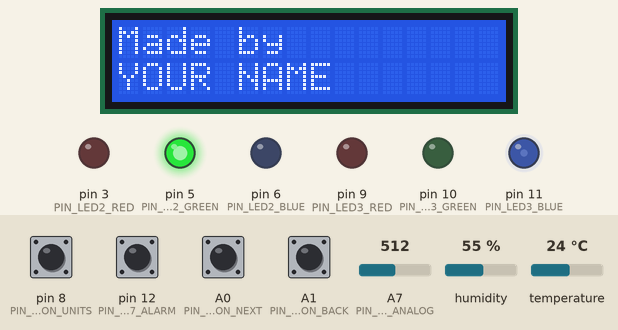
Bench run of a sketch on a simulated Arduino Nano, built with avr-gcc and run on an emulated ATmega328P. On the bench: 16×2 character LCD, output pins drawn as LEDs (lit = HIGH). The test bench sets the inputs (shaded band); at power-on: A0 (PIN_BUTTON_NEXT), A1 (PIN_BUTTON_BACK), pin 8 (PIN_BUTTON_UNITS), pin 12 (PIN_MQ7_ALARM) HIGH, A7 (PIN_MQ7_ANALOG) = 512, humidity 55 %, temperature 24 °C. What the sketch prints to the serial monitor is not drawn.

Above: at 4.6 s.
4.7 s: A0 (PIN_BUTTON_NEXT) pulled LOW for 0.15 s
At 5.9 s:
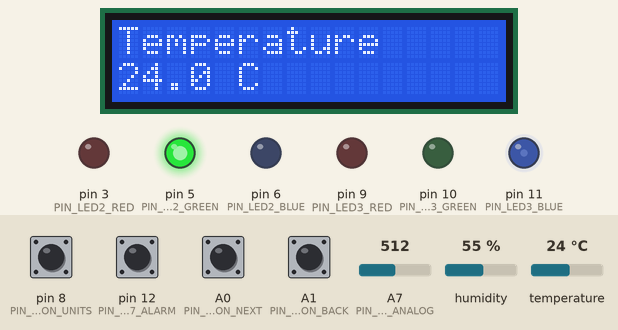
6.3 s: pin 8 (PIN_BUTTON_UNITS) pulled LOW for 0.15 s
At 7.1 s:
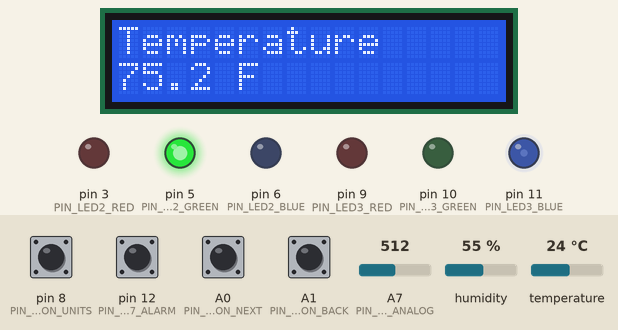
7.9 s: A0 (PIN_BUTTON_NEXT) pulled LOW for 1 s
At 8.4 s:
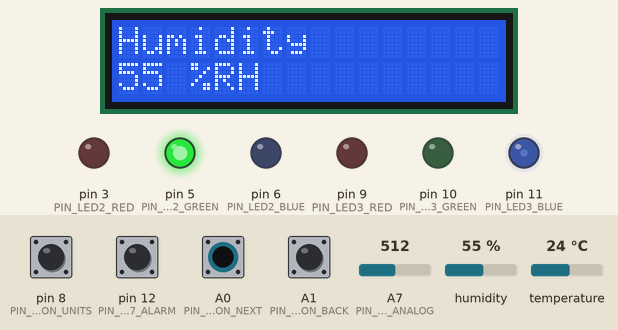
10.4 s: A0 (PIN_BUTTON_NEXT) pulled LOW for 0.15 s
At 11.4 s:
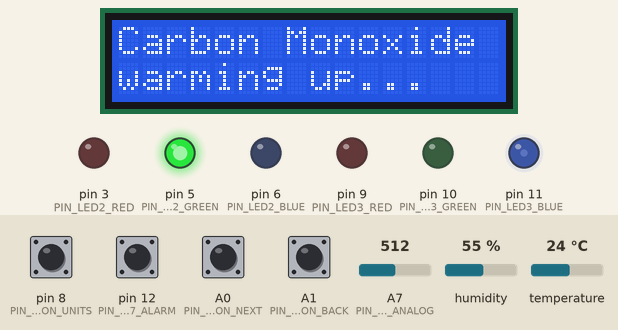
19.6 s: A7 (PIN_MQ7_ANALOG) set to 609
At 22.3 s:
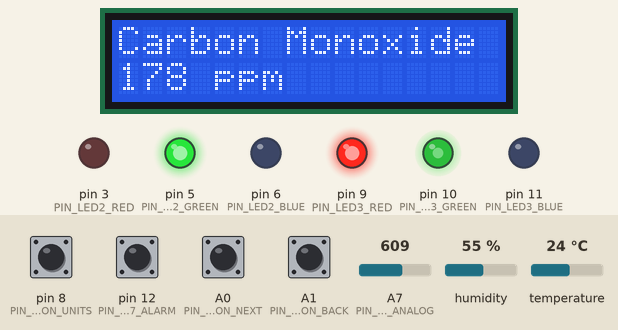
23.0 s: A7 (PIN_MQ7_ANALOG) set to 642
At 24.7 s:
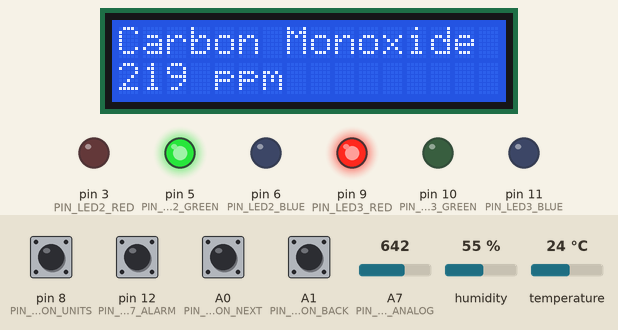
Timing chart, 0 to 26.0 s (numbered marks = the images above; inputs shaded):
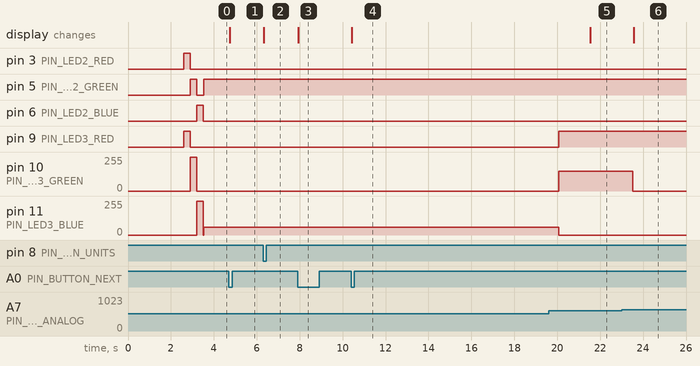

The sketch:

CubeSat.ino
```cpp
/*
  =====================================================================
  CubeSat Payload Computer  -  CAMP v2 board
  =====================================================================
  Hardware : Arduino Nano + I2C LCD + DHT11 + MQ-7 + 2 RGB LEDs + 3 buttons
  Board    : campv2.kicad_sch  (pin numbers below were read off the PCB)

  WHAT IT DOES
  ------------
  The LCD shows one "screen" at a time. Press the NEXT button to walk
  through them:

        NAME  ->  TEMPERATURE  ->  HUMIDITY  ->  CARBON MONOXIDE
          ^                                            |
          |____________________________________________|

  The two RGB LEDs are status lights, like on a real satellite:
        LED2 = how warm it is      LED3 = how much CO is in the air

  ---------------------------------------------------------------------
  PIN MAP  (taken from the schematic - do not change these)
  ---------------------------------------------------------------------
    A0  button 1        A4  LCD SDA        D2   DHT11 data
    A1  button 2        A5  LCD SCL        D12  MQ-7 digital alarm
    D8  button 3        A7  MQ-7 analog

    LED2  red D3   green D5    blue D6
    LED3  red D9   green D10   blue D11
    (all six are PWM pins, so the LEDs can fade, not just blink)

  ---------------------------------------------------------------------
  LIBRARIES TO INSTALL  (Arduino IDE -> Tools -> Manage Libraries...)
  ---------------------------------------------------------------------
    1. "LiquidCrystal I2C"        by Frank de Brabander
    2. "DHT sensor library"       by Adafruit
    3. "Adafruit Unified Sensor"  by Adafruit   (comes with #2)

  Board settings:  Tools -> Board -> Arduino Nano
                   Tools -> Processor -> ATmega328P (Old Bootloader)
                            ...try "Old Bootloader" if uploading fails.
  =====================================================================
*/

#include <Wire.h>               // lets the Arduino talk on the I2C bus
#include <LiquidCrystal_I2C.h>  // controls the LCD over I2C
#include <DHT.h>                // reads the DHT11 temperature/humidity sensor


/* =====================================================================
   PART 1 - SETTINGS YOU ARE MEANT TO CHANGE
   =====================================================================
   Everything in this block is safe to edit. Everything below it is
   wiring, so leave that alone.
   ===================================================================== */

// Put your own name here. This is what the LCD shows when it starts up.
const char STUDENT_NAME[] = "YOUR NAME";

// Most I2C LCD modules are 0x27. If your screen stays blank or shows
// only white boxes, change this to 0x3F.
const byte LCD_ADDRESS = 0x27;
const byte LCD_COLUMNS = 16;
const byte LCD_ROWS    = 2;

// The RGB LEDs share one "common" leg, and jumper J5 on the board decides
// whether that leg goes to GND or to +5V.
//     J5 jumper on the GND side (pins 1-2) -> COMMON_ANODE = false
//     J5 jumper on the +5V side (pins 2-3) -> COMMON_ANODE = true
// If your colours come out backwards (red when it should be off), flip this.
const bool COMMON_ANODE = false;

// Show temperature in Fahrenheit instead of Celsius?
// Button 3 flips this while the program is running.
bool useFahrenheit = false;

// Temperature limits for the LED2 status light, in degrees Celsius.
const float TEMP_COLD_C = 18.0;   // below this -> blue
const float TEMP_HOT_C  = 28.0;   // above this -> red

// Carbon monoxide limits for the LED3 status light, in ppm
// (ppm = "parts per million"). Roughly: 35 ppm is the workplace limit
// for 8 hours, 200 ppm gives you a headache.
const float CO_WARNING_PPM = 35.0;
const float CO_DANGER_PPM  = 200.0;

// The MQ-7 sensor has to heat up before its numbers mean anything.
// The screen says "warming up" until this many milliseconds have passed.
const unsigned long MQ7_WARMUP_MS = 20000UL;   // 20 seconds

// MQ-7 calibration. R0 is the sensor's resistance in clean air, in kilo-ohms.
// Every sensor is slightly different. To find yours, set CALIBRATE_MODE to
// true, upload, open the Serial Monitor at 9600, leave the board in fresh
// air for a few minutes, then copy the printed number into MQ7_R0.
const bool  CALIBRATE_MODE = false;
const float MQ7_R0         = 10.0;


/* =====================================================================
   PART 2 - THE WIRING  (these match the PCB, don't edit them)
   ===================================================================== */

const byte PIN_BUTTON_NEXT  = A0;   // SW1
const byte PIN_BUTTON_BACK  = A1;   // SW2
const byte PIN_BUTTON_UNITS = 8;    // SW3

const byte PIN_DHT11 = 2;           // J2 pin 2

const byte PIN_MQ7_ANALOG = A7;     // J4 pin 1 - the actual gas reading
const byte PIN_MQ7_ALARM  = 12;     // J4 pin 2 - module's own alarm output

const byte PIN_LED2_RED   = 3;      // "temperature" light
const byte PIN_LED2_GREEN = 5;
const byte PIN_LED2_BLUE  = 6;

const byte PIN_LED3_RED   = 9;      // "air quality" light
const byte PIN_LED3_GREEN = 10;
const byte PIN_LED3_BLUE  = 11;

// The MQ-7 module has a 10k resistor on it that we measure against.
const float MQ7_LOAD_RESISTOR = 10.0;   // kilo-ohms

// These two numbers come from the graph in the MQ-7 datasheet. They turn
// a resistance ratio into a CO reading in ppm.
const float MQ7_CURVE_A = 99.042;
const float MQ7_CURVE_B = -1.518;


/* =====================================================================
   PART 3 - THE PARTS, AS OBJECTS
   ===================================================================== */

LiquidCrystal_I2C lcd(LCD_ADDRESS, LCD_COLUMNS, LCD_ROWS);
DHT dht(PIN_DHT11, DHT11);


/* =====================================================================
   PART 4 - MEMORY: what the program needs to remember
   ===================================================================== */

// The list of screens. SCREEN_COUNT is not a real screen - it is just
// the Arduino counting them for us, which makes the wrap-around easy.
enum Screen {
  SCREEN_NAME,
  SCREEN_TEMPERATURE,
  SCREEN_HUMIDITY,
  SCREEN_CARBON_MONOXIDE,
  SCREEN_COUNT
};

byte currentScreen = SCREEN_NAME;   // which screen we are looking at now
bool screenChanged = true;          // true = the LCD needs redrawing

// The newest sensor readings live here so every part of the program
// can use the same numbers.
float temperatureC = 0.0;
float humidity     = 0.0;
float coPPM        = 0.0;
bool  sensorsOK    = false;         // false if the DHT11 did not answer
bool  gasAlarm     = false;         // true if the MQ-7 module's alarm tripped

// Timers. We never use delay() in the main loop, because delay() would
// freeze the buttons. Instead we remember "when did I last do this?".
unsigned long lastSensorRead = 0;
unsigned long lastSerialSend = 0;
unsigned long bootTime       = 0;

const unsigned long SENSOR_INTERVAL_MS = 2000;  // DHT11 is slow, 2s minimum
const unsigned long SERIAL_INTERVAL_MS = 1000;

// Button bookkeeping. Three buttons, so three of everything.
const byte BUTTON_COUNT = 3;
const byte buttonPins[BUTTON_COUNT] = {
  PIN_BUTTON_NEXT, PIN_BUTTON_BACK, PIN_BUTTON_UNITS
};
bool          buttonWasDown[BUTTON_COUNT]   = { false, false, false };
unsigned long buttonLastChange[BUTTON_COUNT] = { 0, 0, 0 };

// A button's metal contacts bounce for a few milliseconds when pressed,
// which the Arduino would read as many presses. We ignore anything that
// happens within this window. This is called "debouncing".
const unsigned long DEBOUNCE_MS = 40;


/* =====================================================================
   PART 5 - SETUP: runs once, when the board powers on
   ===================================================================== */

void setup() {
  Serial.begin(9600);
  Serial.println(F("CubeSat booting..."));

  // Buttons: one leg goes to the pin, the other goes to GND.
  // INPUT_PULLUP switches on a resistor inside the chip that holds the
  // pin HIGH. Pressing the button drags it down to GND, so:
  //        NOT pressed = HIGH        pressed = LOW
  for (byte i = 0; i < BUTTON_COUNT; i++) {
    pinMode(buttonPins[i], INPUT_PULLUP);
  }

  // The six LED legs are outputs.
  pinMode(PIN_LED2_RED,   OUTPUT);
  pinMode(PIN_LED2_GREEN, OUTPUT);
  pinMode(PIN_LED2_BLUE,  OUTPUT);
  pinMode(PIN_LED3_RED,   OUTPUT);
  pinMode(PIN_LED3_GREEN, OUTPUT);
  pinMode(PIN_LED3_BLUE,  OUTPUT);

  // The MQ-7's alarm pin is an input, with the pull-up resistor switched on.
  // The pull-up matters: if nobody has plugged a sensor into J4 yet, a bare
  // input pin picks up electrical noise from the air and flickers randomly,
  // which shows up as a fake "GAS ALARM". The pull-up holds the pin HIGH
  // (= no alarm) until a real sensor is connected to pull it LOW.
  //
  // NOTE: we do NOT call pinMode on A7. On a Nano, A6 and A7 can only be
  // read with analogRead - they have no digital circuitry at all.
  pinMode(PIN_MQ7_ALARM, INPUT_PULLUP);

  lcd.init();
  lcd.backlight();
  dht.begin();

  bootTime = millis();

  showSplashScreen();     // "Made by <name>"
  ledSelfTest();          // flash both LEDs so we can see they work

  if (CALIBRATE_MODE) {
    runCalibration();
  }
}


/* =====================================================================
   PART 6 - LOOP: runs over and over, thousands of times a second
   =====================================================================
   Notice how short this is. Each line is one job, and the job itself
   is written out further down. This is how you keep a program readable.
   ===================================================================== */

void loop() {
  handleButtons();      // did anyone press anything?
  readSensors();        // every 2 seconds, ask the sensors for numbers
  updateStatusLEDs();   // colour the two LEDs to match the readings
  updateDisplay();      // draw the current screen
  sendToSerial();       // every 1 second, report to the "ground station"
}


/* =====================================================================
   PART 7 - THE BUTTONS
   ===================================================================== */

// Returns true only on the single moment a button goes from up to down.
// Holding the button down does NOT keep returning true.
bool wasJustPressed(byte index) {
  bool isDownNow = (digitalRead(buttonPins[index]) == LOW);

  // Still bouncing? Too soon to trust the reading, so say "no press".
  if (millis() - buttonLastChange[index] < DEBOUNCE_MS) {
    return false;
  }

  // Nothing changed since last time -> no new press.
  if (isDownNow == buttonWasDown[index]) {
    return false;
  }

  // Something changed. Remember it, and note the time.
  buttonWasDown[index]    = isDownNow;
  buttonLastChange[index] = millis();

  return isDownNow;   // true if the change was up -> down
}

void handleButtons() {

  // ---- Button 1 (SW1, pin A0): go to the NEXT screen ----
  if (wasJustPressed(0)) {
    currentScreen = currentScreen + 1;
    if (currentScreen >= SCREEN_COUNT) {
      currentScreen = SCREEN_NAME;      // ran off the end, wrap to the start
    }
    screenChanged = true;
  }

  // ---- Button 2 (SW2, pin A1): go BACK one screen ----
  if (wasJustPressed(1)) {
    if (currentScreen == SCREEN_NAME) {
      currentScreen = SCREEN_COUNT - 1; // ran off the front, wrap to the end
    } else {
      currentScreen = currentScreen - 1;
    }
    screenChanged = true;
  }

  // ---- Button 3 (SW3, pin D8): swap Celsius <-> Fahrenheit ----
  if (wasJustPressed(2)) {
    useFahrenheit = !useFahrenheit;    // "!" means "the opposite of"
    screenChanged = true;
  }
}


/* =====================================================================
   PART 8 - THE SENSORS
   ===================================================================== */

void readSensors() {
  // Has it been 2 seconds yet? If not, leave immediately.
  if (millis() - lastSensorRead < SENSOR_INTERVAL_MS) {
    return;
  }
  lastSensorRead = millis();

  float newTemp     = dht.readTemperature();   // always Celsius
  float newHumidity = dht.readHumidity();

  // isnan() means "is not a number". The DHT11 returns that when the
  // reading failed - usually a loose wire on connector J2.
  if (isnan(newTemp) || isnan(newHumidity)) {
    sensorsOK = false;
  } else {
    sensorsOK     = true;
    temperatureC  = newTemp;
    humidity      = newHumidity;
  }

  coPPM    = readCarbonMonoxide();
  gasAlarm = (digitalRead(PIN_MQ7_ALARM) == LOW);  // module pulls LOW on alarm

  screenChanged = true;   // new numbers, so the LCD needs redrawing
}

// Turns the MQ-7's analog reading into an estimate in ppm.
//
// How it works, in three steps:
//   1. analogRead gives 0..1023. Turn that into volts.
//   2. The sensor and a 10k resistor form a voltage divider, so from the
//      volts we can work out the sensor's own resistance (Rs).
//   3. Compare Rs to R0 (its resistance in clean air) and look the answer
//      up on the datasheet's curve.
float readCarbonMonoxide() {
  int   raw   = analogRead(PIN_MQ7_ANALOG);
  float volts = raw * (5.0 / 1023.0);

  if (volts < 0.01) {
    volts = 0.01;      // never divide by zero
  }

  float sensorResistance = ((5.0 - volts) / volts) * MQ7_LOAD_RESISTOR;
  float ratio            = sensorResistance / MQ7_R0;
  float ppm              = MQ7_CURVE_A * pow(ratio, MQ7_CURVE_B);

  if (ppm < 0)     ppm = 0;
  if (ppm > 10000) ppm = 10000;   // beyond this the sensor is guessing

  return ppm;
}

bool sensorIsWarmedUp() {
  return (millis() - bootTime) > MQ7_WARMUP_MS;
}

// Only used when CALIBRATE_MODE is true at the top of the file.
void runCalibration() {
  lcd.clear();
  showLine(0, "Calibrating...");
  showLine(1, "Fresh air only!");

  float total = 0;
  for (int i = 0; i < 100; i++) {
    int   raw   = analogRead(PIN_MQ7_ANALOG);
    float volts = raw * (5.0 / 1023.0);
    if (volts < 0.01) volts = 0.01;
    total += ((5.0 - volts) / volts) * MQ7_LOAD_RESISTOR;
    delay(50);           // delay() is fine here - we are not in loop() yet
  }

  // In clean air the datasheet says Rs is about 27 times R0.
  float measuredR0 = (total / 100.0) / 27.0;

  Serial.println(F("---- MQ-7 CALIBRATION ----"));
  Serial.print(F("Copy this into MQ7_R0:  "));
  Serial.println(measuredR0, 3);
  Serial.println(F("--------------------------"));

  lcd.clear();
  showLine(0, "R0 = " + String(measuredR0, 2));
  showLine(1, "See Serial Mon.");
  delay(4000);
}


/* =====================================================================
   PART 9 - THE LCD
   ===================================================================== */

// Writes one line and pads it with spaces out to the edge of the screen.
// Without the padding, leftovers from the last screen stay on display -
// e.g. "24.5 C" written over "100.0 %" would leave a stray "%".
void showLine(byte row, String text) {
  while (text.length() < LCD_COLUMNS) {
    text += ' ';
  }
  lcd.setCursor(0, row);
  lcd.print(text.substring(0, LCD_COLUMNS));
}

void showSplashScreen() {
  lcd.clear();
  showLine(0, "Made by");
  showLine(1, STUDENT_NAME);
  delay(2500);          // delay() is OK in setup() - nothing else to do yet
  screenChanged = true;
}

void updateDisplay() {
  // Nothing new to show? Then don't touch the LCD. Redrawing an unchanged
  // screen over and over makes it flicker.
  if (!screenChanged) {
    return;
  }
  screenChanged = false;

  switch (currentScreen) {

    case SCREEN_NAME:
      showLine(0, "Made by");
      showLine(1, STUDENT_NAME);
      break;

    case SCREEN_TEMPERATURE:
      showLine(0, "Temperature");
      if (!sensorsOK) {
        showLine(1, "sensor error");
      } else if (useFahrenheit) {
        showLine(1, String(temperatureC * 9.0 / 5.0 + 32.0, 1) + " F");
      } else {
        showLine(1, String(temperatureC, 1) + " C");
      }
      break;

    case SCREEN_HUMIDITY:
      showLine(0, "Humidity");
      if (!sensorsOK) {
        showLine(1, "sensor error");
      } else {
        showLine(1, String(humidity, 0) + " %RH");
      }
      break;

    case SCREEN_CARBON_MONOXIDE:
      showLine(0, "Carbon Monoxide");
      if (!sensorIsWarmedUp()) {
        showLine(1, "warming up...");
      } else if (gasAlarm) {
        showLine(1, String(coPPM, 0) + " ppm ALARM");
      } else {
        showLine(1, String(coPPM, 0) + " ppm");
      }
      break;
  }
}


/* =====================================================================
   PART 10 - THE TWO RGB LEDs
   ===================================================================== */

// Sets one RGB LED to a colour. Each of red, green and blue is a number
// from 0 (off) to 255 (full brightness), so mixing them gives any colour.
//
// The COMMON_ANODE flip: when the common leg is tied to +5V, current
// flows when the Arduino pin is LOW. So the brightness numbers have to
// be turned upside down - 255 becomes 0, 0 becomes 255.
void setLedColour(byte redPin, byte greenPin, byte bluePin,
                  byte red,    byte green,    byte blue) {
  if (COMMON_ANODE) {
    red   = 255 - red;
    green = 255 - green;
    blue  = 255 - blue;
  }
  analogWrite(redPin,   red);
  analogWrite(greenPin, green);
  analogWrite(bluePin,  blue);
}

void updateStatusLEDs() {

  // ---- LED2: temperature ----
  if (!sensorsOK) {
    setLedColour(PIN_LED2_RED, PIN_LED2_GREEN, PIN_LED2_BLUE, 40, 0, 40); // purple = broken
  } else if (temperatureC < TEMP_COLD_C) {
    setLedColour(PIN_LED2_RED, PIN_LED2_GREEN, PIN_LED2_BLUE, 0, 0, 255); // blue = cold
  } else if (temperatureC > TEMP_HOT_C) {
    setLedColour(PIN_LED2_RED, PIN_LED2_GREEN, PIN_LED2_BLUE, 255, 0, 0); // red = hot
  } else {
    setLedColour(PIN_LED2_RED, PIN_LED2_GREEN, PIN_LED2_BLUE, 0, 255, 0); // green = just right
  }

  // ---- LED3: carbon monoxide ----
  if (!sensorIsWarmedUp()) {
    setLedColour(PIN_LED3_RED, PIN_LED3_GREEN, PIN_LED3_BLUE, 0, 0, 60);  // dim blue = warming up
  } else if (coPPM > CO_DANGER_PPM || gasAlarm) {
    setLedColour(PIN_LED3_RED, PIN_LED3_GREEN, PIN_LED3_BLUE, 255, 0, 0); // red = danger
  } else if (coPPM > CO_WARNING_PPM) {
    setLedColour(PIN_LED3_RED, PIN_LED3_GREEN, PIN_LED3_BLUE, 255, 150, 0); // orange = warning
  } else {
    setLedColour(PIN_LED3_RED, PIN_LED3_GREEN, PIN_LED3_BLUE, 0, 255, 0);  // green = clean air
  }
}

// Runs once at startup: red, green, blue on both LEDs, so you can see at
// a glance that all six legs are soldered properly.
void ledSelfTest() {
  byte testColours[3][3] = {
    { 255, 0,   0   },
    { 0,   255, 0   },
    { 0,   0,   255 }
  };

  for (byte i = 0; i < 3; i++) {
    setLedColour(PIN_LED2_RED, PIN_LED2_GREEN, PIN_LED2_BLUE,
                 testColours[i][0], testColours[i][1], testColours[i][2]);
    setLedColour(PIN_LED3_RED, PIN_LED3_GREEN, PIN_LED3_BLUE,
                 testColours[i][0], testColours[i][1], testColours[i][2]);
    delay(300);
  }

  setLedColour(PIN_LED2_RED, PIN_LED2_GREEN, PIN_LED2_BLUE, 0, 0, 0);
  setLedColour(PIN_LED3_RED, PIN_LED3_GREEN, PIN_LED3_BLUE, 0, 0, 0);
}


/* =====================================================================
   PART 11 - TELEMETRY
   =====================================================================
   A real CubeSat radios its readings down to a ground station. Ours
   sends them down the USB cable. Open Tools -> Serial Monitor (9600) to
   watch, or Tools -> Serial Plotter to see them drawn as graphs.
   ===================================================================== */

void sendToSerial() {
  if (millis() - lastSerialSend < SERIAL_INTERVAL_MS) {
    return;
  }
  lastSerialSend = millis();

  Serial.print(F("T="));
  Serial.print(temperatureC, 1);
  Serial.print(F("C  RH="));
  Serial.print(humidity, 0);
  Serial.print(F("%  CO="));
  Serial.print(coPPM, 0);
  Serial.print(F("ppm"));

  if (!sensorIsWarmedUp()) Serial.print(F("  [warming up]"));
  if (gasAlarm)            Serial.print(F("  [GAS ALARM]"));
  if (!sensorsOK)          Serial.print(F("  [DHT11 ERROR]"));

  Serial.println();
}
```

Measured:
- the behaviour switches between 627 and 628 on A7 (PIN_MQ7_ANALOG) (found by bisection; images 5 and 6)
- after the input at 4.7 s, the display: changes at once (image 1)
- after the input at 6.3 s, the display: changes at once (image 2)
- after the input at 7.9 s, the display: changes at once (image 3)
- after the input at 10.4 s, the display: changes at once (image 4)
- after the input at 19.6 s, the display: changes after 1.9 s (image 5)
- after the input at 23.0 s, pin 10 (PIN_LED3_GREEN): 150/255 → 0/255 after 0.52 s; the display: changes after 0.56 s (image 6)
